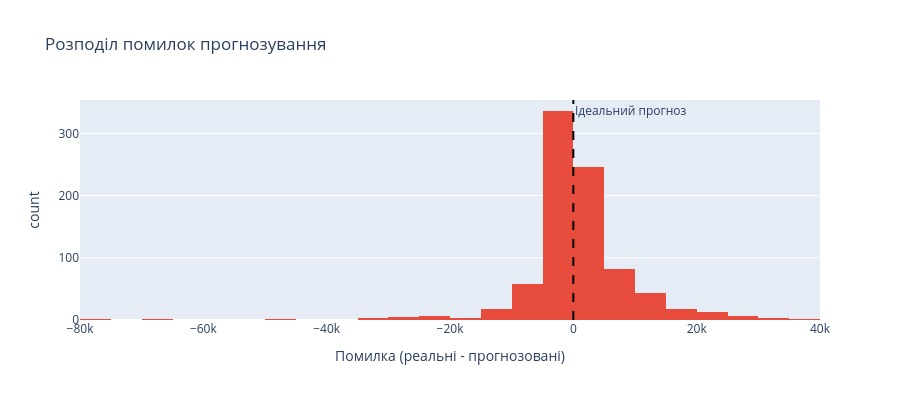

Source (notebook cell):
### Markdown cell above
## Завдання 7: Аналіз помилок (4 бали)

**Що потрібно зробити:**
1. Обчисліть помилки (residuals = реальні - прогнозовані значення)
2. Побудуйте гістограму розподілу помилок
3. Створіть scatter plot помилок відносно величини прогнозованих значень. Чи росте помилка з ростом прогнозованого значення?
4. Знайдіть 5 прогнозів з найбільшими помилками
5. Проаналізуйте, на яких типах житла модель помиляється найбільше. Типи можна розрізняти за кількістю кімнат чи містом, наприклад.
6. Подумайте і напишіть, які наступні кроки ви б зробили, аби поліпшити якість моделі. Опціонально можна їх зробити і ми перевіримо :)

### Code cell
# помилки (залишки):

residuals = y_test_real - y_test_pred_real      # на реальних грошах

# гістограма розподілу помилок
fig = px.histogram(
    x = residuals,
    nbins = 50,
    title = "Розподіл помилок прогнозування",
    labels = {
        "x": "Помилка (реальні - прогнозовані)", 
        "count": "Кількість"
    },
    color_discrete_sequence = ["#e74c3c"]
)

fig.add_vline(x = 0, line_dash = "dash", line_color = "black", annotation_text = "Ідеальний прогноз")
fig.update_layout(height=400)
fig.show()

### Figure 1 — Plotly figure (JSON) as saved in the notebook; plotly's stock layout.template omitted (floating-point values rounded to 4 significant figures; data arrays with more than 128 entries replaced by an {"elided": "..."} marker saying what was removed)
{"data": [{"bingroup": "x", "hovertemplate": "Помилка (реальні - прогнозовані)=%{x}<br>count=%{y}<extra></extra>", "legendgroup": "", "marker": {"color": "#e74c3c", "pattern": {"shape": ""}}, "name": "", "nbinsx": 50, "orientation": "v", "showlegend": false, "type": "histogram", "x": {"elided": "846 float values"}, "xaxis": "x", "yaxis": "y"}], "layout": {"annotations": [{"showarrow": false, "text": "Ідеальний прогноз", "x": 0, "xanchor": "left", "xref": "x", "y": 1, "yanchor": "top", "yref": "y domain"}], "barmode": "relative", "height": 400, "legend": {"tracegroupgap": 0}, "shapes": [{"line": {"color": "black", "dash": "dash"}, "type": "line", "x0": 0, "x1": 0, "xref": "x", "y0": 0, "y1": 1, "yref": "y domain"}], "title": {"text": "Розподіл помилок прогнозування"}, "xaxis": {"anchor": "y", "domain": [0, 1], "title": {"text": "Помилка (реальні - прогнозовані)"}}, "yaxis": {"anchor": "x", "domain": [0, 1], "title": {"text": "count"}}}}
